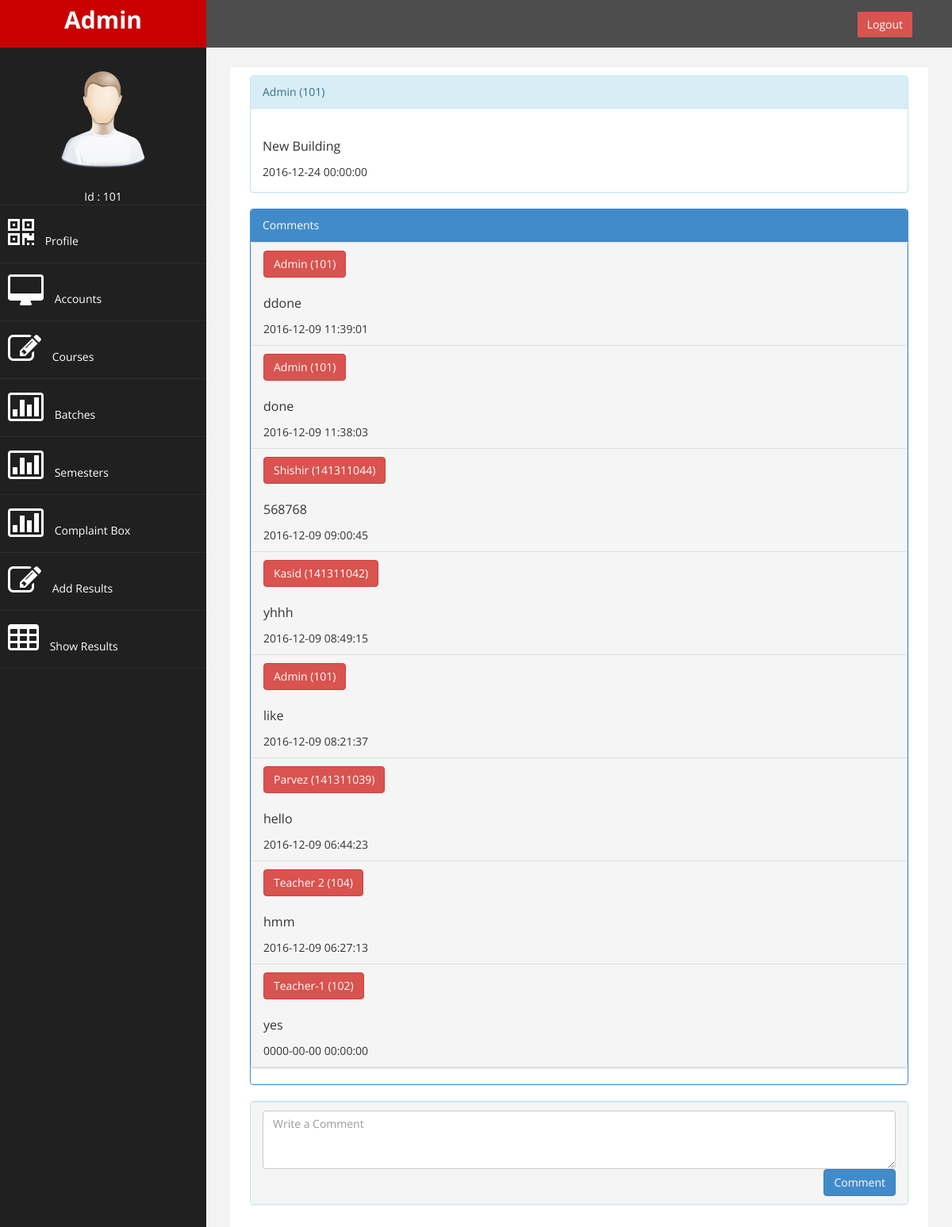
Page /sdb/2 (signed in) on the committed database.
### tables this page shows
CREATE TABLE IF NOT EXISTS `users` (
`id` int(11) NOT NULL,
  `uid` int(11) NOT NULL,
  `name` varchar(255) NOT NULL,
  `batch` int(11) DEFAULT NULL,
  `birth` date NOT NULL,
  `mob` varchar(255) DEFAULT NULL,
  `email` varchar(255) DEFAULT NULL,
  `pass` varchar(255) NOT NULL,
  `utype` int(1) NOT NULL DEFAULT '3'
);

CREATE TABLE IF NOT EXISTS `complaint` (
`id` int(8) NOT NULL,
  `uid` int(11) NOT NULL,
  `post` text NOT NULL,
  `time` datetime NOT NULL DEFAULT CURRENT_TIMESTAMP,
  `approve` int(1) NOT NULL DEFAULT '0'
);

CREATE TABLE IF NOT EXISTS `comment` (
`id` int(11) NOT NULL,
  `cid` int(11) NOT NULL,
  `uid` int(11) NOT NULL,
  `post` text NOT NULL,
  `time` datetime NOT NULL DEFAULT CURRENT_TIMESTAMP
);

### sdb/sd.php (the view, shortened to what this page needs)
<?php
include "/hr.php";
echo '
        <div id="page-wrapper" >
            <div id="page-inner">
                <div class="row">
                    <div class="col-md-12">';
 $fid = (int)$_GET['id'];
  $query ="SELECT * FROM complaint WHERE id = ".$fid."";
	$results = $con->query($query);
	$rs=$results->fetch_assoc();
	     $qy ="SELECT uid,name FROM users WHERE id = ".$rs["uid"]."";
	     $res = $con->query($qy);
	     $rsd=$res->fetch_assoc();
	       echo '<div class="col-md-12 col-sm-4">
                    <div class="panel panel-info">
                        <div class="panel-heading">
                            '.$rsd['name'].' ('.$rsd['uid'].')
                        </div>
                        <div class="panel-body">
                            <p>'.$rs['post'].'</p>
							'.$rs['time'].'
                        </div>
					</div>
				  </div>';
				$qr ="SELECT * FROM comment WHERE cid = ".$fid." ORDER BY `id` DESC";
	$rt = $con->query($qr);
	    echo '<div class="col-md-12">
		<div class="panel panel-primary">
            <div class="panel-heading">
                            Comments
                   </div>
		<div class="panel panel-default">';
	while($rst=$rt->fetch_assoc()){
	     $qry ="SELECT uid,name FROM users WHERE id = ".$rst["uid"]."";
	     $rtt = $con->query($qry);
		 $rtd=$rtt->fetch_assoc();
	    echo '<div class="panel-heading">
						    <div class="btn btn-danger">'.$rtd['name'].' ('.$rtd['uid'].')</div>
                            <p>'.$rst['post'].'</p>
							'.$rst['time'].'
                        </div>';
	}
	echo '</div></div></div>';
				echo '<div class="col-md-12 col-sm-4">
                    <div class="panel panel-info">
					<div class="panel-footer"><form action="" method="post">
			<textarea class="form-control" rows="3" name="post" placeholder="Write a Comment" required></textarea>
	  <div align="right"><input type="submit" name="submit" class="btn btn-primary" value="Comment" /></div></form></div>
	              </div>
				 </div>';
include "fr.php";
?>

### sdb/hr.php (shortened to what this page needs)
<!DOCTYPE html>
<html xmlns="http://www.w3.org/1999/xhtml">
<head>
    <link href="assets/css/bootstrap.css" rel="stylesheet" />
    <link href="assets/css/font-awesome.css" rel="stylesheet" />
    <link href="assets/css/custom.css" rel="stylesheet" />
</head>
<?php
$acp = isset($_SESSION['acp']);
$tcp = isset($_SESSION['tcp']);
$scp = isset($_SESSION['scp']);
include "config.php";
?>
<body>
    <div id="wrapper">
        <nav class="navbar navbar-default navbar-cls-top " role="navigation" style="margin-bottom: 0">
            <div class="navbar-header">
    <?php
         if($acp)
             $pid = $_SESSION['acp'];
    else if($tcp)
             $pid = $_SESSION['tcp'];
    else
             $pid = $_SESSION['scp'];
               $qr="SELECT uid,name FROM users Where uid=".$pid."";
		         $rs=mysqli_query($con,$qr);
			      $rst=mysqli_fetch_array($rs);
			  echo '<a class="navbar-brand" href="index.php">'.$rst["name"].'</a>
            </div>';
?>
  <?php
  if ($acp||$tcp||$scp){
  echo '<div style="color: white;
padding: 15px 50px 5px 50px;
float: right;
font-size: 16px;"><a href="logout.php" class="btn btn-danger square-btn-adjust">Logout</a> </div>';
}
else{
echo '<div style="color: white;
padding: 15px 50px 5px 50px;
float: right;
font-size: 16px;"><a href="login.php" class="btn btn-danger square-btn-adjust">Login</a> </div>';
}
?>
        </nav>
                <nav class="navbar-default navbar-side" role="navigation">
            <div class="sidebar-collapse">
                <ul class="nav" id="main-menu">
				<li class="text-center">
                    <img src="assets/img/find_user.png" class="user-image img-responsive"/>
					<?php echo'<div style="color: white;">Id : '.$rst["uid"].'</div>'; ?></li>
                   <?php
				    if($acp){
				   ?>
				   <li>
                        <a  href="profile.php"><i class="fa fa-qrcode fa-3x"></i> Profile</a>
                    </li>
                      <li>
                        <a  href="insert.php"><i class="fa fa-desktop fa-3x"></i> Accounts</a>
                    </li>
					       <li  >
                        <a  href="addcrs.php"><i class="fa fa-edit fa-3x"></i> Courses </a>
                    </li>
					       <li  >
                        <a  href="addbth.php"><i class="fa fa-bar-chart-o fa-3x"></i> Batches</a>
                    </li>
					       <li  >
                        <a  href="addsemid.php"><i class="fa fa-bar-chart-o fa-3x"></i> Semesters</a>
                    </li>
					       <li  >
                        <a  href="complaint.php"><i class="fa fa-bar-chart-o fa-3x"></i> Complaint Box</a>
                    </li>
					       <li  >
                        <a  href="addrst.php"><i class="fa fa-edit fa-3x"></i> Add Results </a>
                    </li>
                      <li  >
                        <a  href="result.php"><i class="fa fa-table fa-3x"></i> Show Results</a>
                    </li>
					<?php
				    }
				   ?>
                </ul>
            </div>
        </nav>

### sdb/assets/css/custom.css (style rules this page uses)
body { font-family: 'Open Sans', sans-serif; }
#wrapper { width: 100%; background:#202020; }
#page-wrapper { padding: 15px 15px; min-height: 600px; background:#F3F3F3; }
#page-inner { width:100%; margin:10px 20px 10px 0px; background-color:#fff!important; padding:10px; min-height:1200px; }
.text-center { text-align:center; }
.square-btn-adjust { border: 0px solid transparent; -webkit-border-radius: 0px; -moz-border-radius: 0px; border-radius: 0px; }
p { font-size:16px; line-height:25px; padding-top:20px; }
.user-image { margin: 25px auto; -webkit-border-radius: 10px; -moz-border-radius: 10px; border-radius: 10px; max-height:170px; max-width:170px; }
.navbar-cls-top .navbar-brand { color: #fff; background: #C90000; width: 260px; text-align: center; height: 60px; font-size: 30px; font-weight: 700; }
.sidebar-collapse , .sidebar-collapse .nav { background:none; }
.sidebar-collapse .nav { padding:0; }
.sidebar-collapse .nav > li > a { color:#fff; background:#202020; text-shadow:none; }
.sidebar-collapse > .nav > li > a { padding:15px 10px; }
.sidebar-collapse > .nav > li { border-bottom: 1px solid rgba(107, 108, 109, 0.19); }
.navbar-side { border:none; background-color: #202020; }
.navbar-cls-top { background:#4D4D4D; border-bottom:none; }
.navbar-default { border:0px solid black; }
.navbar-header { background: #A70303; }
.nav > li > a > i { margin-right:10px; }
@media (min-width:768px) { #page-wrapper { margin: 0 0 0 260px; padding: 15px 30px; min-height: 1200px; } }
@media (min-width:768px) { .navbar-side { z-index: 1; position: absolute; width: 260px; } }
@media (min-width:768px) { .navbar { border-radius: 0px; } }

### rows in the picture
users: name "Admin", uid "101"
complaint: post "New Building", time "2016-12-24 00:00:00"
comment: uid.name "Admin", uid.uid "101", post "ddone", time "2016-12-09 11:39:01"
comment: uid.name "Admin", uid.uid "101", post "done", time "2016-12-09 11:38:03"
comment: uid.name "Shishir", uid.uid "141311044", post "568768", time "2016-12-09 09:00:45"
comment: uid.name "Kasid", uid.uid "141311042", post "yhhh", time "2016-12-09 08:49:15"
comment: uid.name "Admin", uid.uid "101", post "like", time "2016-12-09 08:21:37"
comment: uid.name "Parvez", uid.uid "141311039", post "hello", time "2016-12-09 06:44:23"
comment: uid.name "Teacher 2", uid.uid "104", post "hmm", time "2016-12-09 06:27:13"
comment: uid.name "Teacher-1", uid.uid "102", post "yes", time "0000-00-00 00:00:00"
